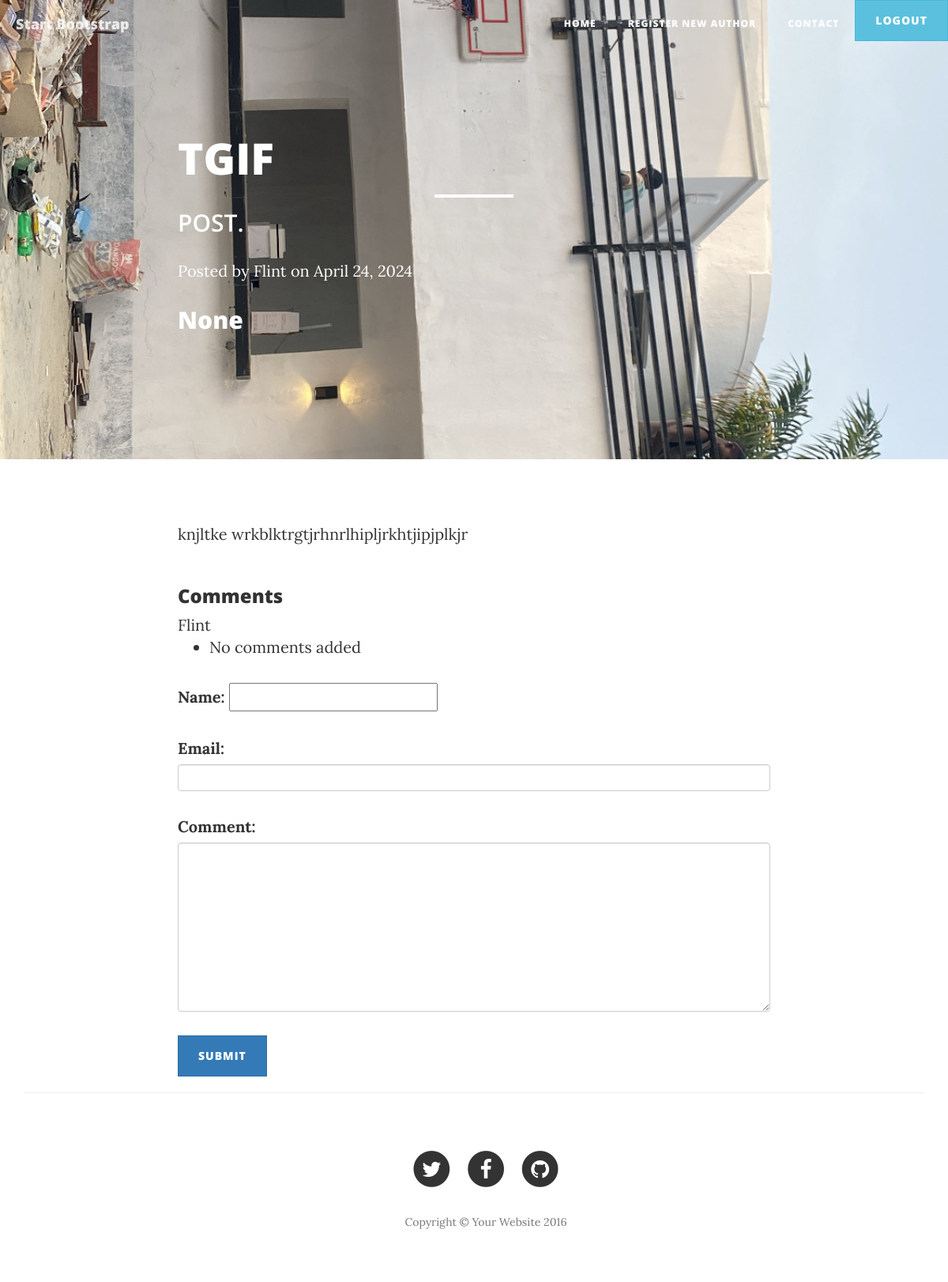
Screenshot of /blog-post/4/ (signed in) with the database file from the repository.
### blog_app/models.py (models this page shows, shortened)
class   BlogPost(models.Model):
      title=models.CharField(max_length=300)
      description=models.TextField()
      content=RichTextField()
      published_date=models.DateField(auto_now_add=True)
      post_banner=models.ImageField(upload_to="blogpost/")
      owner=models.ForeignKey(Author, on_delete=models.CASCADE, default=1)

class Author(models.Model):
      names=models.CharField(max_length=200)
      email=models.EmailField(max_length=255)

### blog_app/views.py (the view, shortened to what this page needs)
# urls.py: path('blog-post/<int:post_id>/', blog_detail_page, name="blog-post"),
def blog_detail_page(request, post_id):
    if not request.user.is_authenticated:
        return redirect('user-login')
    else:
        blog_post=BlogPost.objects.get(id=post_id)
        cookie=request.COOKIES.get('first_cookie')
    form=AddCommentForm()
    context={
        "post":blog_post,
        'comment_form':form,
        'first_cookie' :cookie
    }
    return render(request, "main/post.html", context)

### blog_app/forms.py
class AddCommentForm(forms.ModelForm):
    class Meta:
        model=CommentPost
        fields=['name', 'email', 'comment']
        widgets={
            'names':forms.TextInput(attrs={'class':'form-control'}),
            'email':forms.EmailInput(attrs={'class':"form-control"}),
            'comment':forms.Textarea(attrs={'class':"form-control"}),
        }

### templates/main/post.html (shortened to what this page needs)
{%extends "base.html"%}
{%load static%}
{%block content%}
    <header class="intro-header" style="background-image: url({{post.post_banner.url}})">
        <div class="container">
            <div class="row">
                <div class="col-lg-8 col-lg-offset-2 col-md-10 col-md-offset-1">
                    <div class="post-heading">
                        <h1>{{post.title}}</h1>
                        <hr class="small">
                        <span class="subheading">POST.</span>
                        <p class="post-meta">Posted by {{post.owner.names}}</a> on {{post.published_date}}</p>
                        <h2>{{first_cookie}}</h2>
                    </div>
                </div>
            </div>
        </div>
    </header>
    <div class="container">
        <div class="row">
            <div class="col-lg-8 col-lg-offset-2 col-md-10 col-md-offset-1">
             {{post.content|safe}}
            </div>
             <div class="col-lg-8 col-lg-offset-2 col-md-10 col-md-offset-1">
                <h3>Comments</h3>
                <a href="{% url 'profile' post.owner.id %}"> {{post.owner.names}}</a>
                <ul>{% if comments %}
                    {%for comment in comments%}
                <li>{{comment.name}}
                    {{comment.comment}}
                </li>
                {% endfor %}
                {%else%}
                <li>No comments added</li>
            {% endif %}
                </ul>
                <form action="" method="post">
                    {{comment_form.as_p}}
                    <input type="submit" class="btn btn-primary" value="submit">
                </form>
        </div>
    </div>
    <hr>
{%endblock content %}

### rows the page displays
BlogPost: post_banner (picture), title "TGIF", owner.names "Flint", published_date "April 24, 2024", content "knjltke wrkblktrgtjrhnrlhipljrkhtjipjplkjr"

### other values shown
{{ first_cookie }} "None"
